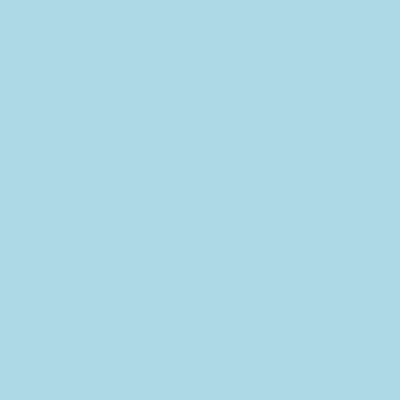
Frame 1 (no input)
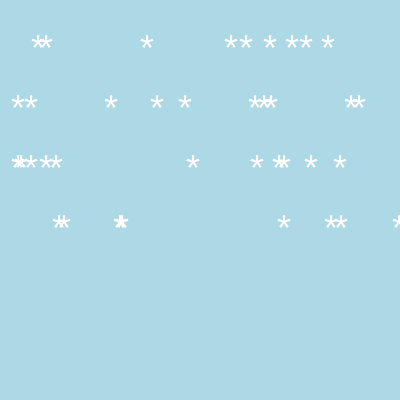
Frame 60 (no input)
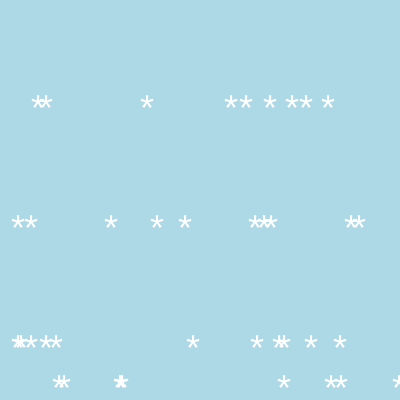
Frame 120 (the mouse pressed at the canvas centre since frame 60)

The p5.js sketch that drew these frames (run headless with seeded random() and noise() and a simulated clock; from frame 60 on, the mouse is pressed at the canvas centre):

// p5.js sketch
// ── sketch.js
// Da es viele Schneeflocken gibt, lohnt es sich eine Klasse dafür einzuführen.
// Die ist ein Bauplan für gleichartige Objekte.

// Jede Klasse beginnt mit dem Schlüsselwort class und ihrem Namen.
class Snowflake {
  // Der Konstruktor ist die Methode der Klasse, die bei der Erzeugung aufgerufen wird.
  // Bei der Erzeugung werden die Variablen der Klassen = Attribute gesetzt.
  constructor() {
    // ypos der Flocke ist 0, für alle Flocken.
    this.ypos = 0;
    // xpos ist eine Zufallszahl zwischen 0 und Breite des Canvas.
    this.xpos = int(random(0,width));
    // Die Fallgeschwindigkeit der Flocke ist eine Zufallszahl zwischen 0 und 5.
    this.speed = int(random(0,5));
  }

  // Die Methode lässt die Flocke fallen, erhöht dafür die ypos um die Geschwindigkeit.
  fall () {
    this.ypos = this.ypos + this.speed;
  }

  // Mit der Display-Methode zeichnet sich die Flocke auf den Canvas.
  display () {
    fill("white");
    textSize(36);
    text("*", this.xpos, this.ypos);
  }
}

// Wir erzeugen die globale Liste von Schneeflocken. Zunächst ist die Liste leer.
let snowflakes = new Array();

// Bei Start des Programms erzeugen wir 50 Schneeflocken und fügen sie der Liste hinzu.
function setup() { 
  createCanvas(400, 400);
  // Die for-Schleife ist eine Wiederholung.
  // Die Zählvariable i wird auf 0 gesetzt und dann nach jedem Durchlauf um 1 erhöht.
  // Das geht solange i kleiner als 50 ist.
  for (let i=0; i<50; i++) {
    // Eine neue Schneeflocke wird erzeugt und in die Liste gepusht.
    snowflakes.push(new Snowflake());
  }
}

function draw() {
  background("lightblue");
  
  // Wir gehen die Liste durch und führen für jedes Element der Liste die Anweisungen durch.
  snowflakes.forEach(element => {
    // Ist die ypos kleiner als die Höhe des Canvas, wird die Methode fall() der 
    // Flocke ausgeführt.
    if (element.ypos < height) {
      element.fall();
    }
    // Die Flocke wird über die update()-Methode (neu) gezeichnet.
    element.display();
  });
}
